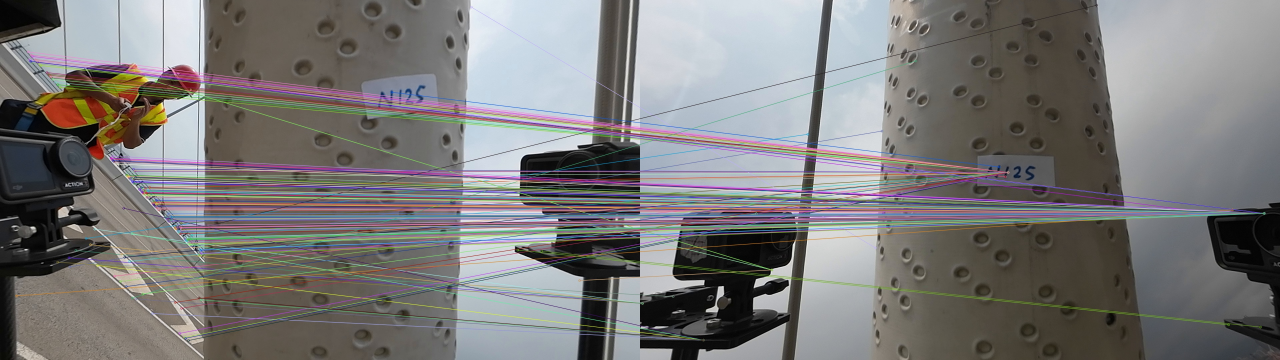
#> input picture 3D_Reconstruction/pic_stitching/out_match/matches_all.jpg, 3840 x 1080 px (shown at 1/3 size)
$ python param_extract.py --img1 ../out_match/matches_all.jpg --img2 ../out_match/matches_inliers.jpg --mask1 ../out_match/matches_inliers.jpg --mask2 ../out_match/matches_inliers.jpg   (older library calls are emulated)
#> lines starting #> are read from the running program, lines starting #| are printed output that depends on the picture
import argparse
from pathlib import Path
import json
import math
import numpy as np
import cv2

# ----------------------------- I/O -----------------------------

def imread_gray(path):
#> called with path = '../out_match/matches_all.jpg'
    img = cv2.imread(str(path), cv2.IMREAD_UNCHANGED)
#> img is the input picture: shape (1080, 3840, 3); mean B, G, R 121, 121.4, 123
    if img is None:
        raise FileNotFoundError(path)
    if img.ndim == 3:
        img = cv2.cvtColor(img, cv2.COLOR_BGR2GRAY)
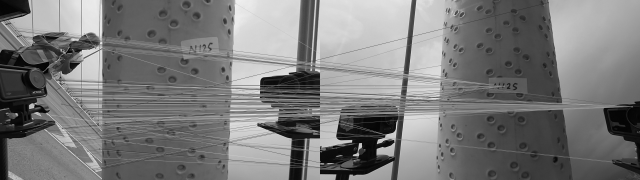
#> img: shape (1080, 3840) (shown at 1/6 size); min 0, max 255, mean 121.8
#> call 2 of imread_gray, with path = '../out_match/matches_inliers.jpg'
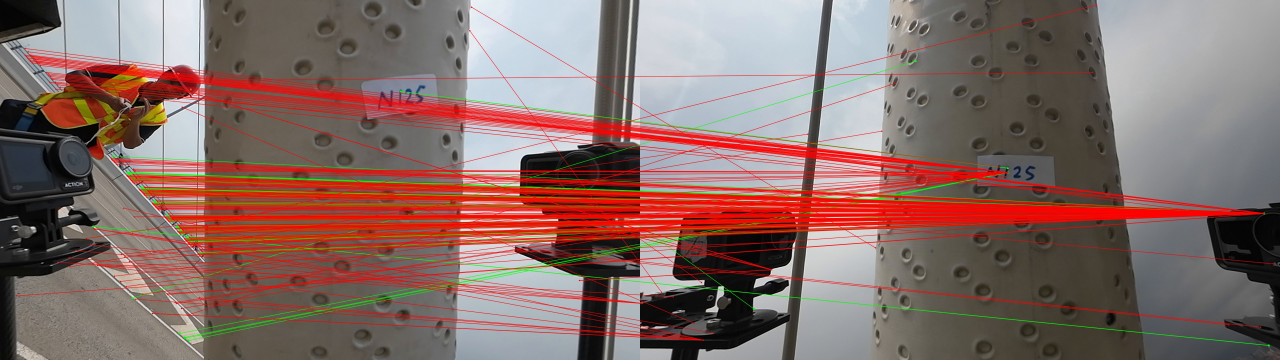
#> input picture 3D_Reconstruction/pic_stitching/out_match/matches_inliers.jpg, 3840 x 1080 px (shown at 1/3 size)
#> in imread_gray, img is the input picture: shape (1080, 3840, 3); mean B, G, R 103.3, 108.5, 135.2
#> in imread_gray (call 2), `img = cv2.cvtColor(img, cv2.COLOR_BGR2GRAY)`:
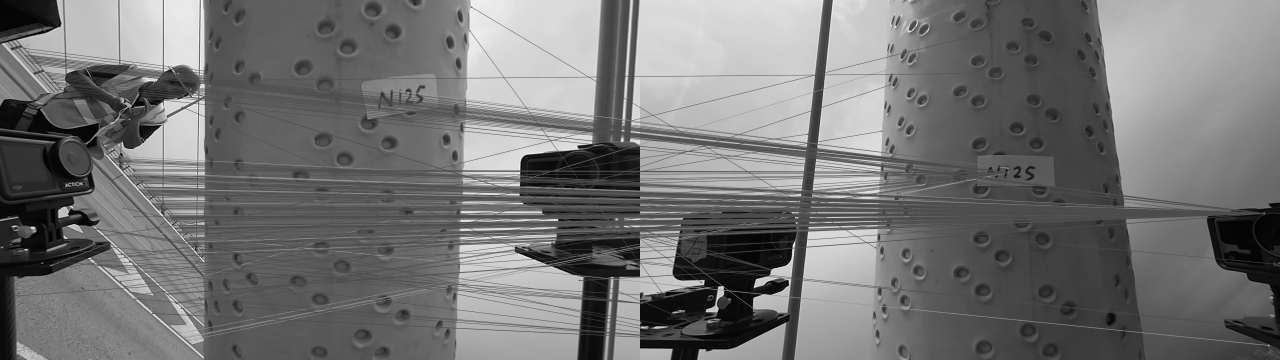
#> img: shape (1080, 3840) (shown at 1/3 size); min 0, max 255, mean 115.9
    return img

def imread_mask(path):
#> called with path = '../out_match/matches_inliers.jpg'
    m = cv2.imread(str(path), cv2.IMREAD_GRAYSCALE)
#> (the rest of the program and of its run is left out)
